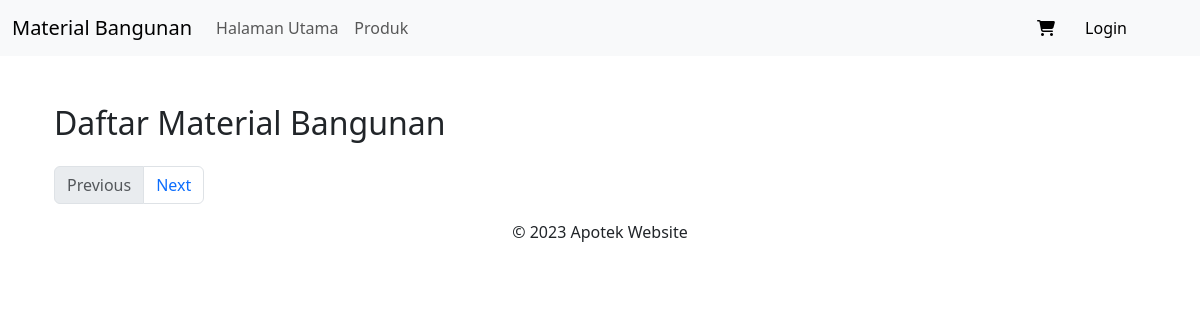
The page /material.php on the database as committed earlier.
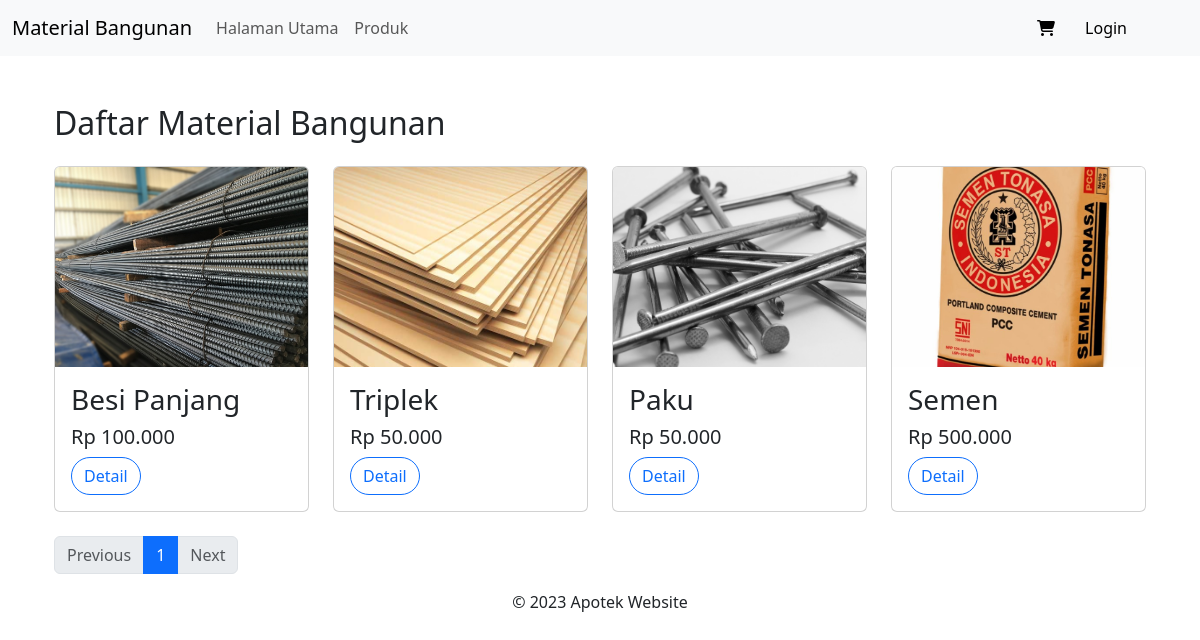
The same page on the database as committed later.
### tables this page shows
CREATE TABLE `data_material` (
  `id_material` int(11) NOT NULL,
  `nama_material` varchar(50) NOT NULL,
  `deskripsi_material` varchar(255) NOT NULL,
  `harga_material` int(20) NOT NULL,
  `stok_material` int(20) NOT NULL,
  `gambar_material` varchar(255) NOT NULL
);

### material.php (the view)
<?php include 'partials/header.php'; ?>
<section class="container mt-5">
    <h2 class="mb-4">Daftar Material Bangunan</h2>
    <div class="row">
        <?php
        $limit = 10;
        $page = isset($_GET['page']) ? $_GET['page'] : 1;
        $start = ($page - 1) * $limit;
        $tampil = mysqli_query($koneksi, "SELECT * FROM data_material LIMIT $start, $limit");
        while ($data = mysqli_fetch_array($tampil)) :
        ?>
            <div class="col-md-12 col-lg-3">
                <div class="card mb-4">
                    <img style="height: 200px; object-fit: cover;" src="<?= $data['gambar_material']; ?>" class="card-img-top" alt="Material">
                    <div class="card-body">
                        <h3 class="card-title"><?= $data['nama_material'] ?></h3>
                        <h5><?= "Rp " . number_format($data['harga_material'], 0, ',', '.') ?></h5>
                        <a class="btn btn-outline-primary rounded-pill" href="detail_material.php?hal=detail&id=<?= $data['id_material'] ?>">Detail</a>
                    </div>
                </div>
            </div>
        <?php endwhile; ?>
    </div>
    <?php
    $result = mysqli_query($koneksi, "SELECT COUNT(id_material) as total FROM data_material");
    $row = mysqli_fetch_assoc($result);
    $total_pages = ceil($row['total'] / $limit);
    ?>
    <nav aria-label="Page navigation example">
        <ul class="pagination">
            <?php
            echo "<li class='page-item " . ($page == 1 ? 'disabled' : '') . "'><a class='page-link' href='?page=" . ($page - 1) . "'>Previous</a></li>";
            for ($i = 1; $i <= $total_pages; $i++) {
                echo "<li class='page-item " . ($page == $i ? 'active' : '') . "'><a class='page-link' href='?page=$i'>$i</a></li>";
            }
            echo "<li class='page-item " . ($page == $total_pages ? 'disabled' : '') . "'><a class='page-link' href='?page=" . ($page + 1) . "'>Next</a></li>";
            ?>
        </ul>
    </nav>
</section>
<?php include 'partials/footer.php'; ?>

### partials/header.php (shortened to what this page needs)
<?php
  if(isset($_SESSION['username_admin'])) {
      $isLoggedIn = true;
      $userName = $_SESSION['username_admin'];
  } else if(isset($_SESSION['username_pelanggan'])) {
    $isLoggedIn = true;
    $userName = $_SESSION['username_pelanggan'];
  }
  else {
      $isLoggedIn = false;
  }
?>
<!DOCTYPE html>
<html>
<head>
    <link rel="stylesheet" type="text/css" href="../assets/css/bootstrap.min.css">
    <link href="https://cdn.jsdelivr.net/npm/bootstrap@5.3.1/dist/css/bootstrap.min.css" rel="stylesheet">
</head>
<body>
    <header>
        <nav class="navbar navbar-expand-lg bg-light">
        <div class="container-fluid">
          <a class="navbar-brand" href="obat.php">Material Bangunan</a>
          <div class="collapse navbar-collapse" id="navbarNav">
            <ul class="navbar-nav">
              <li class="nav-item">
                <a class="nav-link <?php if ($_SERVER['REQUEST_URI'] === '/scm-najwa/index.php') echo 'active'; ?>" aria-current="page" href="index.php">Halaman Utama</a>
              </li>
              <li class="nav-item">
                <a class="nav-link <?php if ($_SERVER['REQUEST_URI'] === '/scm-najwa/material.php') echo 'active'; ?>" href="material.php">Produk</a>
              </li>
            </ul>
            <?php if($isLoggedIn): ?>
                <ul class="navbar-nav ms-auto me-5">
                <li class="nav-item">
                  <?php if(isset($_SESSION['username_admin'])): ?>
                    <a class="btn btn-light" href="admin/index.php">Dashboard</a>
                    <?php else: ?>
                      <div class="dropdown me-5">
                        <a href="keranjang.php" class="btn btn-light"><i class="fa-solid fa-cart-shopping"></i></a>
                        <a class="btn btn-light dropdown-toggle " href="#" role="button" data-bs-toggle="dropdown" aria-expanded="false">
                          Welcome, <?= $_SESSION['username_pelanggan'] ?>
                        </a>
                        <ul class="dropdown-menu">
                          <li><a class="dropdown-item" href="pembayaran.php">Pembayaran</a></li>
                          <li><a class="dropdown-item" href="admin/hapusSession.php">Logout</a></li>
                        </ul>
                      </div>
                  <?php endif; ?>
                </li>
                </ul>
            <?php else: ?>
            <ul class="navbar-nav ms-auto me-5">
                <li class="nav-item">
                  <a href="keranjang.php" class="btn btn-light"><i class="fa-solid fa-cart-shopping"></i></a>
                    <a class="btn btn-light" href="login_pelanggan.php">Login</a>
                </li>
            </ul>
            <?php endif; ?>
          </div>
        </div>
      </nav>
    </header>
    <main class="container mt-4 mb-3">

### partials/footer.php (shortened to what this page needs)
</main>
    <footer>
        <p class="text-center">&copy; 2023 Apotek Website</p>
    </footer>
</body>
</html>

Rows that differ between the two databases and show on the page:
added data_material: gambar_material (picture), nama_material "Besi Panjang", harga_material "100.000"
added data_material: gambar_material (picture), nama_material "Triplek", harga_material "50.000"
added data_material: gambar_material (picture), nama_material "Paku", harga_material "50.000"
added data_material: gambar_material (picture), nama_material "Semen", harga_material "500.000"
Other text that changed with them:
new list line: "1"
